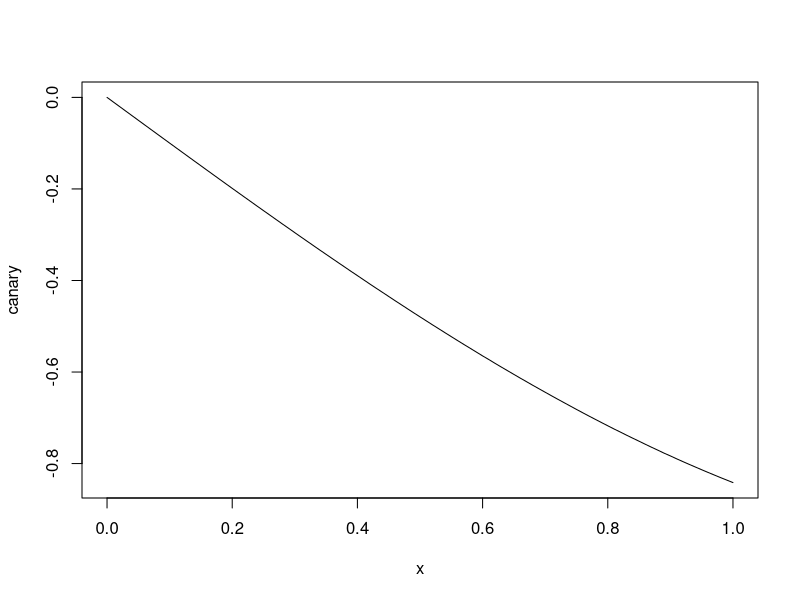

The R source for this figure:
## ---- chunk 1
myD <- function(f){
  h <- 0.000001
  fprime <- function(x){
    (f(x+h)-f(x))/h
    }
  return(fprime)
}
## ---- chunk 2
prime <- myD(sin)
prime(10)
## ---- chunk 3
myD2 <- function(f){
  h <- 0.000001
  fprime <- function(x){
    (f(x+h)-f(x))/h
    }
  ddx <- function(x){
    (fprime(x+h)-fprime(x))/h
  }
  return(ddx)
}
## ---- chunk 4
canary <- myD2(sin)
plot(canary)
